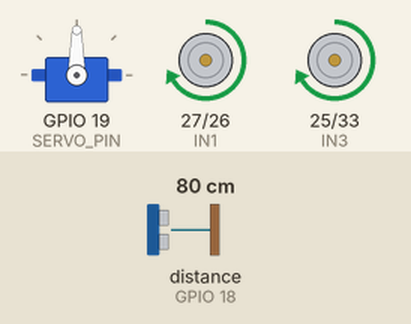
A sketch run on a simulated ESP32. Shown: servo, motor-driver pin pairs drawn as motors (green arrow = first pin HIGH = forward, orange = second pin HIGH = backward, longer = more drive, scaled by the enable pin). Wiring (inferred from the names in the program): ultrasonic range finder: trigger GPIO 5; echo GPIO 18. The inputs (shaded band) are chosen by the test bench; at power-on: distance to the obstacle (sensor on GPIO 18) 80 cm. The echo pulse lasts 58.3 µs per cm.

Above: at 2.2 s.
2.3 s: distance to the obstacle (sensor on GPIO 18) set to 24 cm
3.8 s: distance to the obstacle (sensor on GPIO 18) set to 19 cm
At 4.4 s:
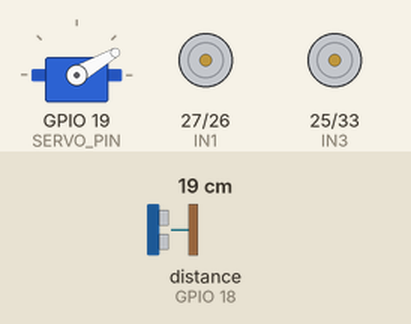
6.8 s: distance to the obstacle (sensor on GPIO 18) set to 2 cm
9.8 s: distance to the obstacle (sensor on GPIO 18) set to 35 cm
At 10.7 s:
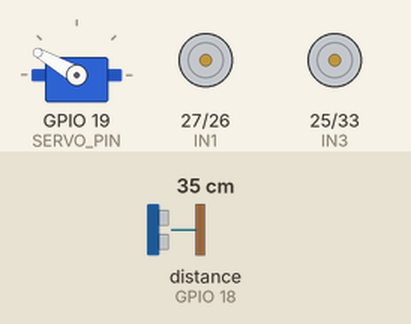
12.8 s: distance to the obstacle (sensor on GPIO 18) set to 4 cm
At 14.52 s:
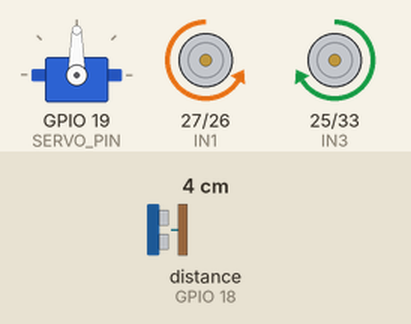
Timing chart, 0 to 16.8 s (numbered marks = the images above; inputs shaded):
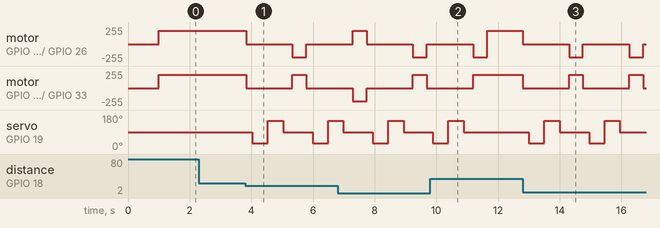

The sketch:

code.ino
```cpp
#include <ESP32Servo.h>

// Motor Driver Pins (L298N / L293D)
const int ENA = 14;
const int IN1 = 27;
const int IN2 = 26;
const int IN3 = 25;
const int IN4 = 33;
const int ENB = 12;

// Ultrasonic Sensor Pins
const int TRIG_PIN = 5;
const int ECHO_PIN = 18;
const int SERVO_PIN = 19;

Servo servo;

long getDistance() {
  digitalWrite(TRIG_PIN, LOW);
  delayMicroseconds(2);
  digitalWrite(TRIG_PIN, HIGH);
  delayMicroseconds(10);
  digitalWrite(TRIG_PIN, LOW);
  long duration = pulseIn(ECHO_PIN, HIGH, 25000);
  if (duration == 0) return 100;
  return duration * 0.034 / 2;
}

void moveForward() {
  digitalWrite(IN1, HIGH);
  digitalWrite(IN2, LOW);
  digitalWrite(IN3, HIGH);
  digitalWrite(IN4, LOW);
}

void moveBackward() {
  digitalWrite(IN1, LOW);
  digitalWrite(IN2, HIGH);
  digitalWrite(IN3, LOW);
  digitalWrite(IN4, HIGH);
}

void turnLeft() {
  digitalWrite(IN1, LOW);
  digitalWrite(IN2, HIGH);
  digitalWrite(IN3, HIGH);
  digitalWrite(IN4, LOW);
}

void turnRight() {
  digitalWrite(IN1, HIGH);
  digitalWrite(IN2, LOW);
  digitalWrite(IN3, LOW);
  digitalWrite(IN4, HIGH);
}

void stopCar() {
  digitalWrite(IN1, LOW);
  digitalWrite(IN2, LOW);
  digitalWrite(IN3, LOW);
  digitalWrite(IN4, LOW);
}

void setup() {
  pinMode(ENA, OUTPUT);
  pinMode(ENB, OUTPUT);
  pinMode(IN1, OUTPUT);
  pinMode(IN2, OUTPUT);
  pinMode(IN3, OUTPUT);
  pinMode(IN4, OUTPUT);

  pinMode(TRIG_PIN, OUTPUT);
  pinMode(ECHO_PIN, INPUT);

  analogWrite(ENA, 200);
  analogWrite(ENB, 200);

  servo.attach(SERVO_PIN);
  servo.write(90);
  delay(1000);
}

void loop() {
  long distance = getDistance();

  if (distance > 20) {
    moveForward();
  } else {
    stopCar();
    delay(200);

    servo.write(30);
    delay(500);
    long rightDist = getDistance();

    servo.write(150);
    delay(500);
    long leftDist = getDistance();

    servo.write(90);
    delay(300);

    if (rightDist > leftDist) {
      turnRight();
      delay(400);
    } else {
      turnLeft();
      delay(400);
    }
  }
  delay(50);
}
```

Measured:
- the behaviour switches between 22 and 21 cm on distance to the obstacle (sensor on GPIO 18) (found by bisection; images 0 and 1)
- after the input at 2.3 s, every drawn part: stays the same
- after the input at 3.8 s, motor on GPIO 27 (IN1) / GPIO 26 (IN2): forward 200/255 → stopped at once, → backward 200/255 1.5 s later, → stopped 0.45 s later; motor on GPIO 25 (IN3) / GPIO 33 (IN4): forward 200/255 → stopped at once, → forward 200/255 1.5 s later, → stopped 0.45 s later
- after the input at 9.8 s, motor on GPIO 25 (IN3) / GPIO 33 (IN4): goes on until 11.2 s, then stays forward 200/255; servo on GPIO 19 (SERVO_PIN): goes on until 10.9 s, then stays 90°
- after the input at 12.8 s, motor on GPIO 27 (IN1) / GPIO 26 (IN2): alternates backward 200/255 for 0.45 s and stopped for 1.5 s, starting at once; motor on GPIO 25 (IN3) / GPIO 33 (IN4): alternates forward 200/255 for 0.45 s and stopped for 1.5 s, starting at once
